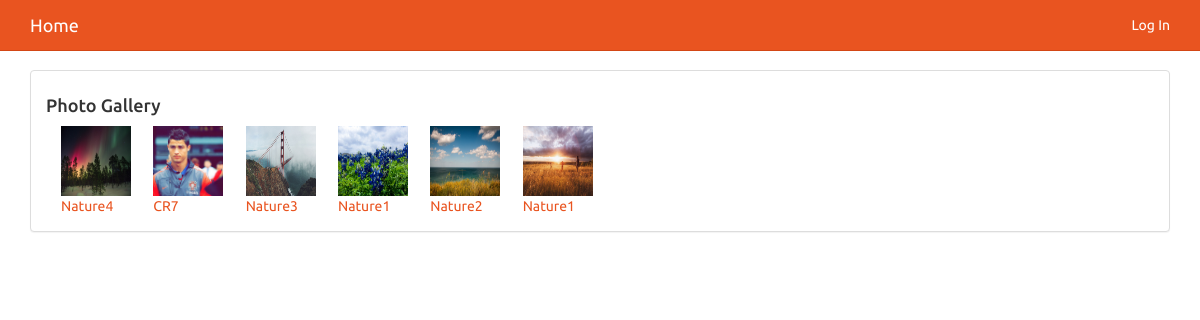
The page / on the database its author committed.
### tables this page shows
CREATE TABLE `tbl_users` (
  `userID` int(11) NOT NULL,
  `userName` varchar(20) NOT NULL,
  `userProfession` varchar(50) NOT NULL,
  `userPic` varchar(200) NOT NULL
);

### index.php (the view, shortened to what this page needs)
<?php
  include 'include/dbconfig.php';
  $stmt = $DB_con->prepare('SELECT userID, userName, userProfession, userPic FROM tbl_users ORDER BY userID DESC');
  $stmt->execute();
?>
<!DOCTYPE html>
<html lang="en">
  <head>
    <link rel="stylesheet" href="css/bootstrap.css" media="screen">
    <link rel="stylesheet" href="css/custom.min.css">
    <link href="dist/lightbox.css" rel="stylesheet">
  </head>
  <body>
    <div class="navbar navbar-default navbar-fixed-top">
      <div class="container">
        <div class="navbar-header">
          <a href="index.php" class="navbar-brand">Home</a>
        </div>
         <ul class="nav navbar-nav navbar-right">
               <li><a href="./admin.php">Log In</a></li>
        </ul>
        </div>
      </div>
<br>
<div class="container">
   	<div class="panel panel-default">
    <div class="panel-body">
      <h4>Photo Gallery</h4>
 <?php
  if($stmt->rowCount() > 0)
  {
    while($row=$stmt->fetch(PDO::FETCH_ASSOC))
    {
      extract($row);
      ?>
     <div class="col-md-1">
        <a class="example-image-link" href="user_images/<?php echo $row['userPic']; ?>" data-lightbox="example-1"><img class="example-image" src="user_images/<?php echo $row['userPic']; ?>" style="height: 70px;width: 70px" alt="image-1" />
         <caption><?php echo $row['userName']; ?></caption>
        </a>
     </div>
  <?php
    }
  }
?>
</div>
</div>
</div>
  </body>
</html>

### rows shown on the page
tbl_users: userPic (picture), userName "Nature4"
tbl_users: userPic (picture), userName "CR7"
tbl_users: userPic (picture), userName "Nature3"
tbl_users: userPic (picture), userName "Nature1"
tbl_users: userPic (picture), userName "Nature2"
tbl_users: userPic (picture), userName "Nature1"
